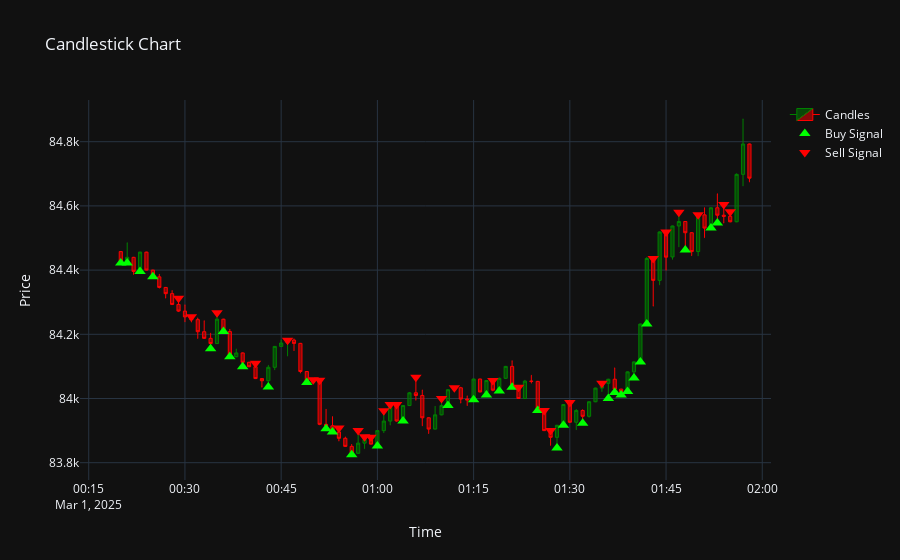

Notebook cell for this chart:
### Code cell
TOP_N = 99

candle_visualizer.plot_candlestick(features.iloc[sample_start_point:sample_start_point+TOP_N].reset_index(),
                                   actions=transform_int_actions(rand_actions)[:TOP_N])
